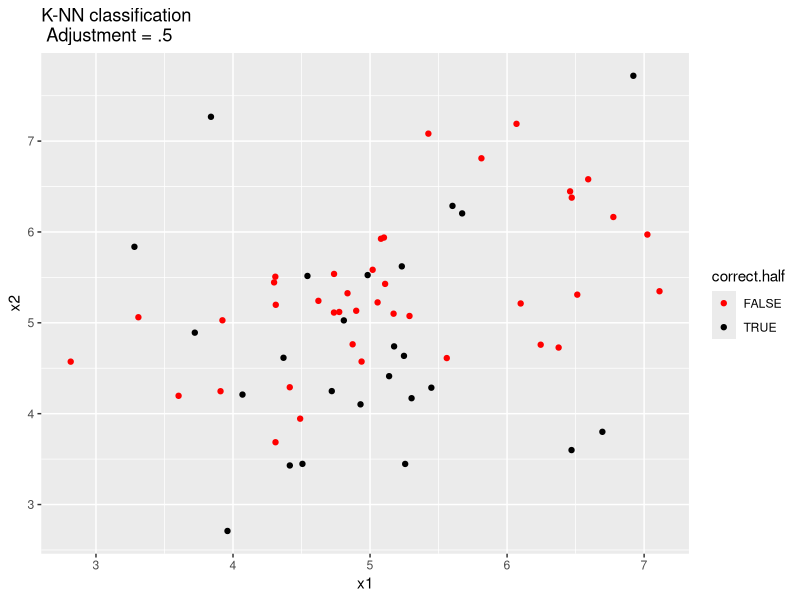
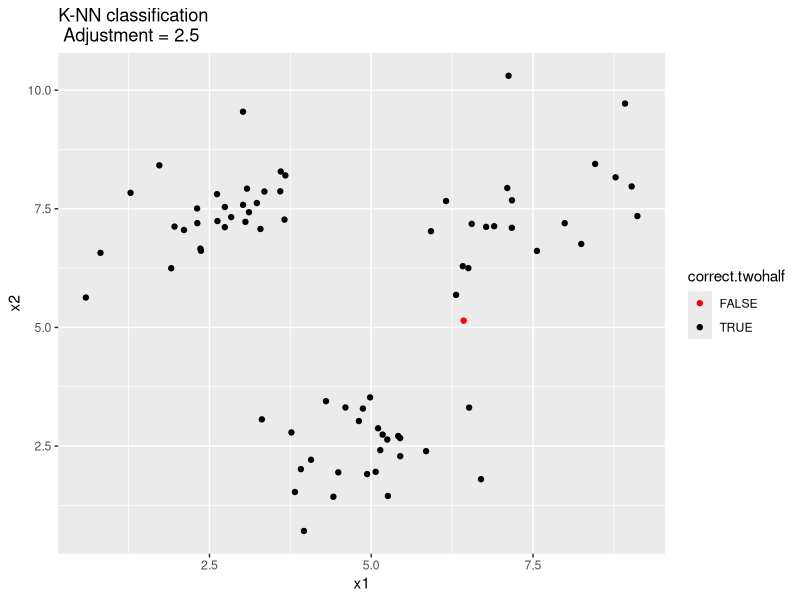

Source code (R) for these figures, in order:
## ---- chunk 1
knitr::opts_chunk$set(echo = TRUE)
## ---- chunk 2
library(class)
library(mvtnorm)
library(dplyr)
library(magrittr)
library(ggplot2)
## ---- chunk 3
set.seed(123)
sigma <- matrix(c(1, .5, .5, 1), 2, 2)
sim.data <- rmvnorm(n = 100, 
                    mean = c(5, 5), 
                    sigma = sigma)
colnames(sim.data) <- c("x1", "x2")
## ---- chunk 4
sim.data <- 
  sim.data %>%
  as_tibble %>%
  mutate(class = sample(c("A", "B", "C"), size = 100, replace = TRUE))
## ---- chunk 5
sim.data.half <- 
  sim.data %>%
  mutate(x2 = case_when(class == "A" ~ x2 + .5,
                        class == "B" ~ x2 - .5,
                        class == "C" ~ x2 + .5),
         x1 = case_when(class == "A" ~ x1 - .5,
                        class == "B" ~ x1 - 0,
                        class == "C" ~ x1 + .5))
sim.data.twohalf <- 
  sim.data %>%
  mutate(x2 = case_when(class == "A" ~ x2 + 2.5,
                        class == "B" ~ x2 - 2.5,
                        class == "C" ~ x2 + 2.5),
         x1 = case_when(class == "A" ~ x1 - 2.5,
                        class == "B" ~ x1 - 0,
                        class == "C" ~ x1 + 2.5))
## ---- chunk 6
sim.data.half %<>% 
  mutate(set = sample(c("Train", "Test"), size=100, prob = c(.25, .75), replace=TRUE))
sim.data.twohalf %<>% 
  mutate(set = sample(c("Train", "Test"), size=100, prob = c(.25, .75), replace=TRUE))
## ---- chunk 7
# create training and test
train.half <- subset(sim.data.half, set == "Train", select = c(x1, x2))
class.half <- subset(sim.data.half, set == "Train", select = class)
test.half <- subset(sim.data.half, set == "Test", select = c(x1, x2))

#run k-nn model
fit.knn.half <- knn(train = train.half,
                    test = test.half,
                    cl = as.matrix(class.half),
                    k = 3)
## ---- chunk 8
# create training and test
train.twohalf <- subset(sim.data.twohalf, set == "Train", select = c(x1, x2))
class.twohalf <- subset(sim.data.twohalf, set == "Train", select = class)
test.twohalf <- subset(sim.data.twohalf, set == "Test", select = c(x1, x2))

#run k-nn model
fit.knn.twohalf <- knn(train = train.twohalf,
                       test = test.twohalf,
                       cl = as.matrix(class.twohalf),
                       k = 3)
## ---- chunk 9
class.test.half <- subset(sim.data.half, set == "Test", select = class) %>%
  as.matrix()
correct.half <- fit.knn.half == class.test.half
mean(correct.half)
## ---- chunk 10
class.test.twohalf <- subset(sim.data.twohalf, set == "Test", select = class) %>%
  as.matrix()
correct.twohalf <- fit.knn.twohalf == class.test.twohalf

mean(correct.twohalf)
## ---- chunk 11
cbind(test.half, correct.half) %>%
  ggplot(aes(x1, x2,  colour = correct.half)) +
  geom_point() +
  scale_colour_manual(values = c("red", "black")) + 
  ggtitle("K-NN classification \n Adjustment = .5")
## ---- chunk 12
cbind(test.twohalf, correct.twohalf) %>%
  ggplot(aes(x1, x2,  colour = correct.twohalf)) +
  geom_point() +
  scale_colour_manual(values = c("red", "black")) + 
  ggtitle("K-NN classification \n Adjustment = 2.5")
## ---- chunk 13
Optimize.knn <- function(train.set, test.set, train.class, test.class, min = 1, max = NULL) {
  if (is.null(max)) {
    max <- nrow(train.set)
  }
  if (!is.matrix(train.class)) {
    train.class <- as.matrix(train.class)
  }
  output <- list() #object to store in
  for (i in min:max){
    output[[i]] <- knn(train = train.set,
                       test = test.set,
                       cl = train.class,
                       k = i)
  }
  compare <- function(x) mean(x == test.class)
  correct <- data.frame(k = 1:max,
                        p.correct = sapply(output, compare))
  optimum <- min(correct$k[which.max(correct$p.correct)])
  result <- list(optimum.k = optimum,
                 max.p.correct = max(correct$p.correct),
                 results = correct)
  return(result)
}
## ---- chunk 14
Optimize.knn(train.half, test.half, class.half, class.test.half)
Optimize.knn(train.twohalf, test.twohalf, class.twohalf, class.test.twohalf)
## ---- chunk 15
Optimize.knn(train.twohalf, test.twohalf, class.twohalf, class.test.twohalf)
